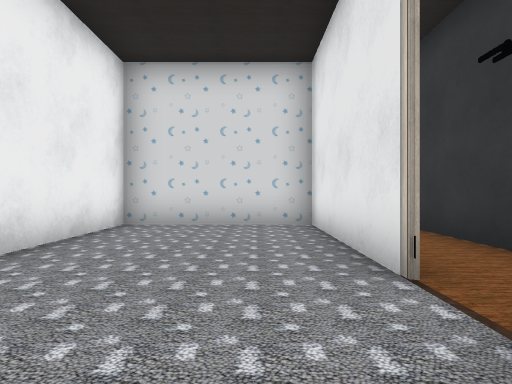
View 1 (above)

19 first-person views from a walk through a Unity game level. The camera is 1.3 m above the floor, looks level and sees 75° across. The floor is counted in squares, 2 m on a side. Each view is taken from the middle of a square. On the plan, view 1 faces up. The plan holds only what a view shows up to about 10 squares ahead; the rest is blank. The place goes on beyond the plan. The player is left out. Door leaves are left out, so doorways stand open. Some surface patterns are stand-ins.

View 2
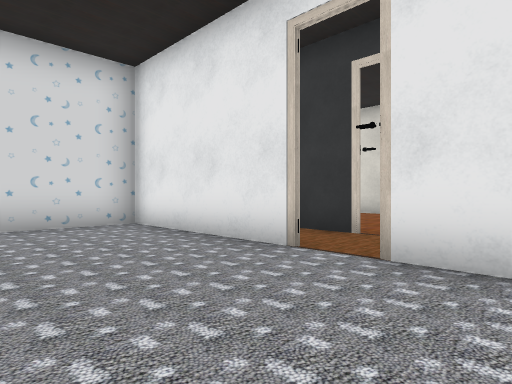

View 3
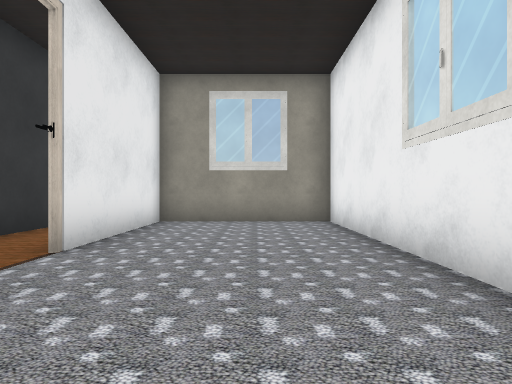

View 4
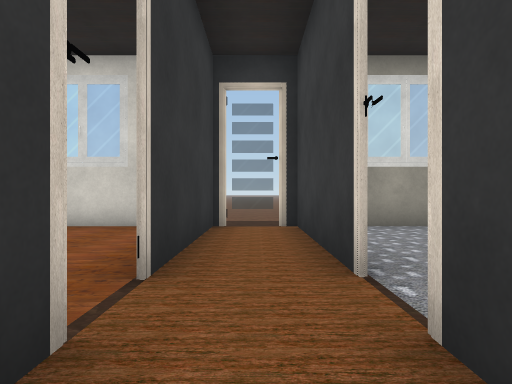

View 5
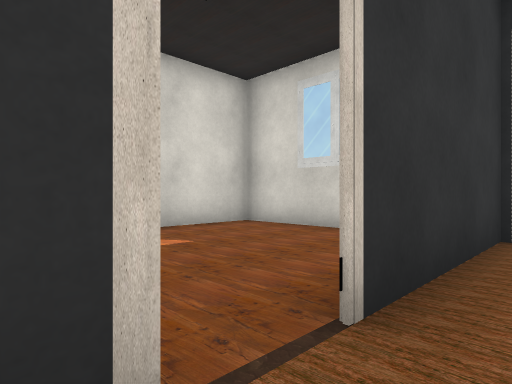

View 6
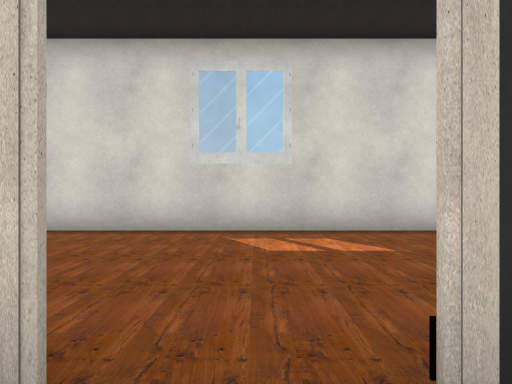

View 7
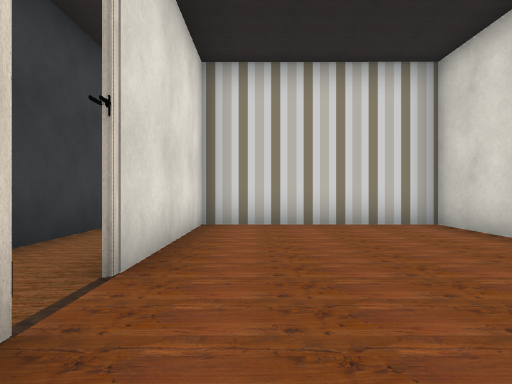

View 8
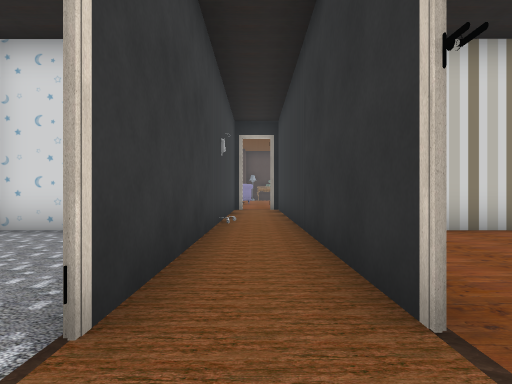

View 9
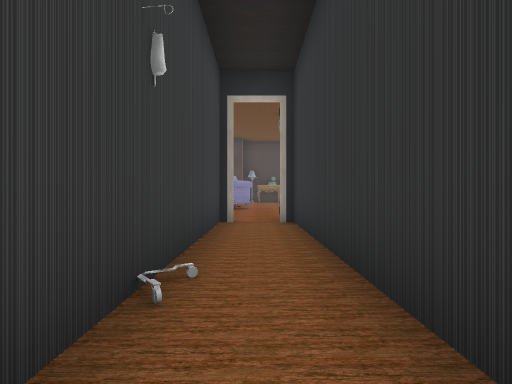

View 10
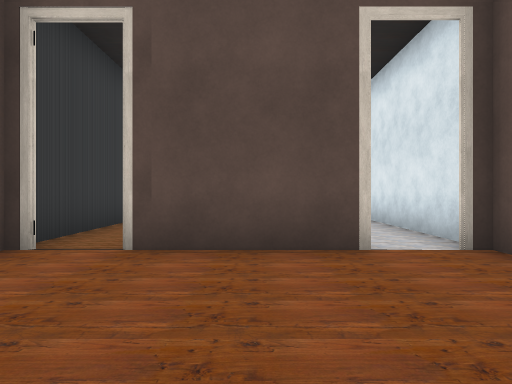

View 11
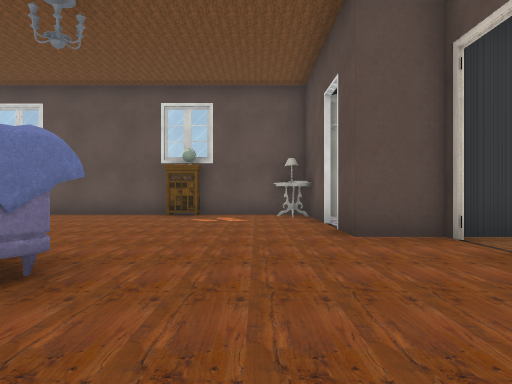

View 12
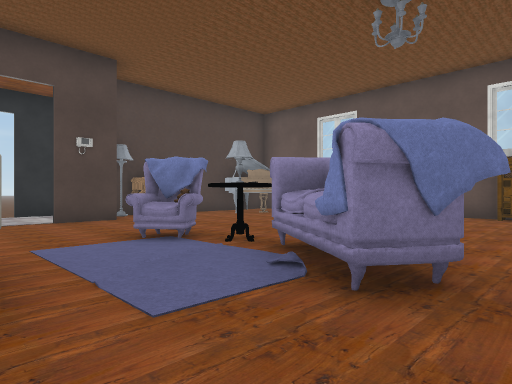

View 13
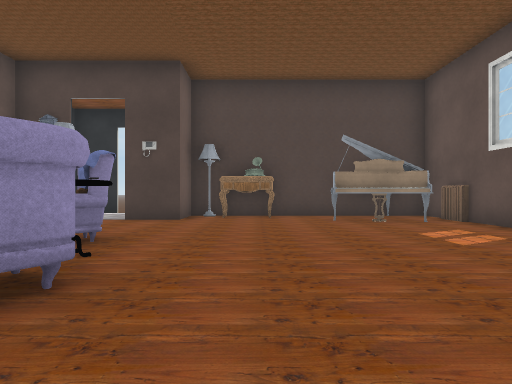

View 14
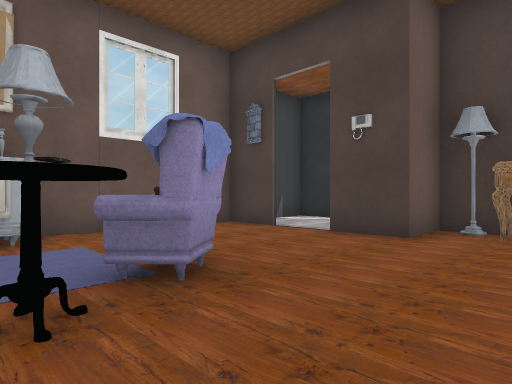

View 15
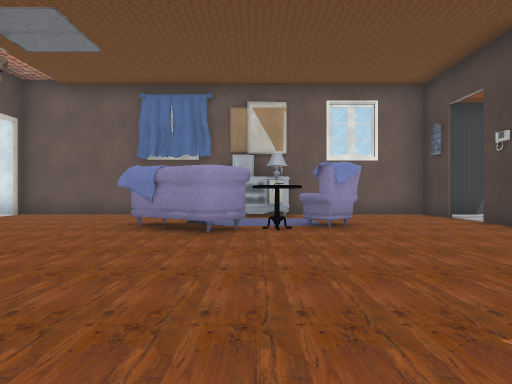

View 16
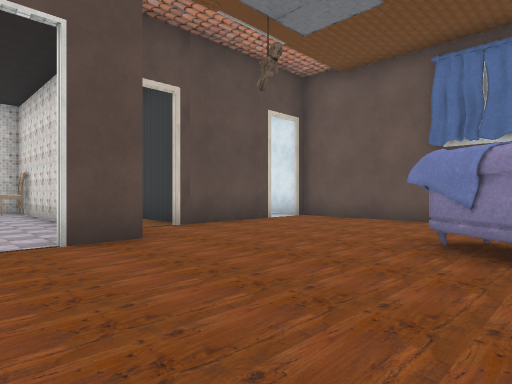

View 17
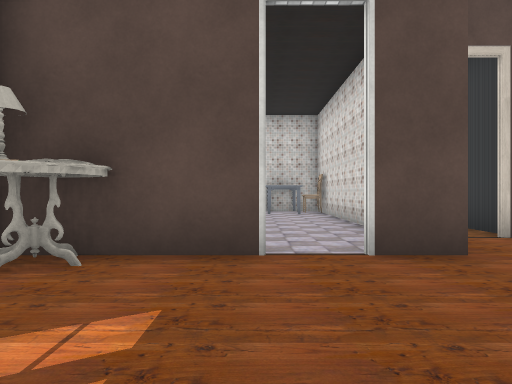

View 18
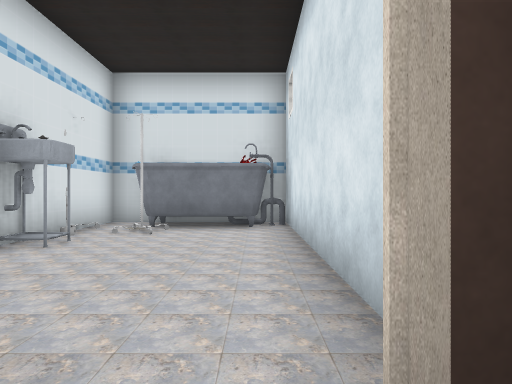

View 19
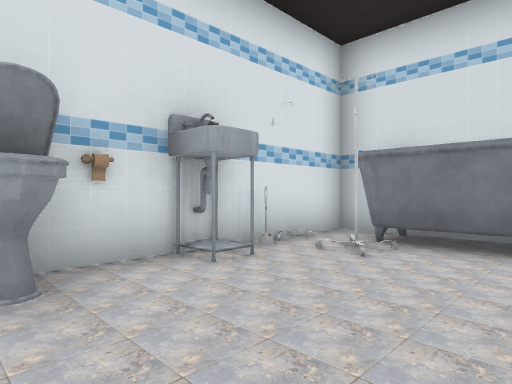

### Floor plan
Ten units are one square. View 1 is at (0, 0); x grows to the right and y downward. Boxes are objects, and circles mark ways between rooms. Rooms are numbered by the first view taken in them; rooms with no view inside come last. Other rooms are left out.
<svg viewBox="-33 -280 123 309">
<path fill="none" stroke="#000" d="M5 -68 11 -68M12 -75 12 -24M11 -24 11 -76M28 -25 28 -130M12 -15 12 22M16 -132 12 -132 12 -124M-27 -131 -27 23 29 23M11 24 11 -15M28 24 28 -16M29 23 76 23 76 -67 29 -67 29 -25M49 -146 76 -146 76 -246M16 -261 12 -261 12 -248 -1 -248M-12 -248 -28 -248M-27 -166 -27 -131M28 -130 28 -146 39 -146M-27 -245 -27 -206M76 -261 35 -261M-14 -133 16 -133M-28 -133 -22 -133M-16 -274 -27 -274 -27 -245M6 -274 -4 -274"/>
<rect x="-25" y="-85" width="30" height="20" fill="#bbb"><title>other object</title></rect>
<rect x="-5" y="-125" width="20" height="10" fill="#bbb"><title>other object</title></rect>
<rect x="5" y="-85" width="10" height="10" fill="#bbb"><title>other object</title></rect>
<rect x="5" y="-95" width="10" height="10" fill="#bbb"><title>other object</title></rect>
<rect x="5" y="-105" width="10" height="10" fill="#bbb"><title>other object</title></rect>
<rect x="5" y="-115" width="10" height="10" fill="#bbb"><title>other object</title></rect>
<rect x="-25" y="-215" width="10" height="30" fill="#bbb"><title>other object</title></rect>
<rect x="-5" y="-195" width="30" height="20" fill="#bbb"><title>other object</title></rect>
<rect x="-5" y="-225" width="10" height="20" fill="#bbb"><title>other object</title></rect>
<rect x="5" y="-215" width="10" height="20" fill="#bbb"><title>other object</title></rect>
<rect x="15" y="-265" width="20" height="20" fill="#bbb"><title>other object</title></rect>
<rect x="15" y="-265" width="10" height="10" fill="#bbb"><title>other object</title></rect>
<rect x="45" y="-255" width="30" height="20" fill="#bbb"><title>other object</title></rect>
<rect x="65" y="-155" width="10" height="10" fill="#bbb"><title>other object</title></rect>
<rect x="65" y="-185" width="20" height="10" fill="#bbb"><title>other object</title></rect>
<circle cx="30" cy="-20" r="3" fill="#2a7"/>
<circle cx="-20" cy="-130" r="3" fill="#2a7"/>
<circle cx="20" cy="-130" r="3" fill="#2a7"/>
<circle cx="-10" cy="-250" r="3" fill="#2a7"/>
<text x="0" y="-60">1</text>
<text x="50" y="-30">2</text>
<text x="30" y="-200">3</text>
<text x="-10" y="-260">4</text>
</svg>
Room 1 opens to room 2. Room 1 opens to room 3. Room 3 opens to room 4.

Where each view was taken, in squares from view 1:
view 1: 0 up, 0 right, facing up
view 2: 0 up, 2 left, facing up-right
view 3: 5 up, 1 left, facing down
view 4: 4 up, 2 right, facing down
view 5: 3 up, 2 right, facing down-right
view 6: 2 up, 2 right, facing right
view 7: 0 up, 4 right, facing up
view 8: 1 up, 2 right, facing up
view 9: 6 up, 2 right, facing up
view 10: 17 up, 0 right, facing down
view 11: 16 up, 2 left, facing right
view 12: 17 up, 2 left, facing up-right
view 13: 17 up, 3 right, facing up
view 14: 20 up, 3 right, facing up-left
view 15: 20 up, 7 right, facing left
view 16: 19 up, 5 right, facing down-left
view 17: 18 up, 5 right, facing down
view 18: 14 up, 2 left, facing down
view 19: 12 up, 2 left, facing down-right
